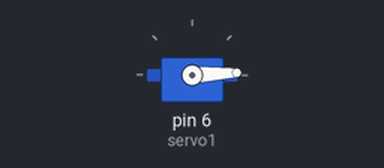
A sketch run on a simulated Arduino Uno, built with avr-gcc and run on an emulated ATmega328P. Parts: servo.

Above: at 0.05 s.
At 0.9 s:
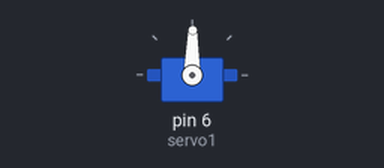
At 1.75 s:
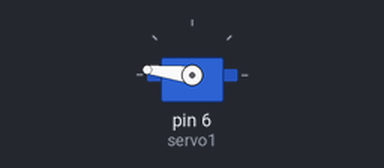
At 3.45 s:
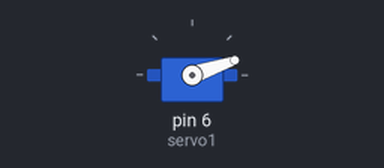
Timing chart, 0 to 8.3 s (numbered marks = the images above):
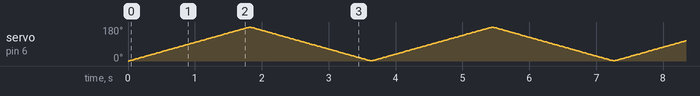

The sketch:

servo.ino.ino
```cpp
#include <Servo.h>
Servo servo1;
int pos = 00;

void setup() {
  // put your setup code here, to run once:
  servo1.attach(6);
}

void loop() {
  // put your main code here, to run repeatedly:
  for (pos = 00; pos<180; pos += 1){
    servo1.write (pos);
    delay (10);
  }
  for (pos = 180; pos>=1; pos -= 1){
    servo1.write (pos);
    delay (10);
  }
}
```
